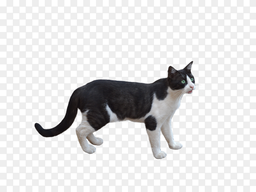
#> input picture 07-geometric-transformations/example.png, 256 x 192 px, shrunk from 600 x 450 before the run
$ python transformation.py
#> lines starting #> are read from the running program, lines starting #| are printed output that depends on the picture
import math
import numpy as np
import cv2 as cv

def get_matrix(operation, values:tuple):
    if operation == 'scale': return np.matrix(f"{values[0]} 0 0;0 {values[1]} 0;0 0 1")
    elif operation == 'shear': return np.matrix(f"1 {values[0]} 0;{values[1]} 1 0;0 0 1")
    elif operation == 'translation': return np.matrix(f"1 0 {values[0]};0 1 {values[1]};0 0 1")
    elif operation == 'rotate':
        radian = round(math.radians(values), 6)
        cos = round(math.cos(radian), 3)
        sin = round(math.sin(radian),3)
        return np.matrix(f"{cos} -{sin} 0;{sin} {cos} 0;0 0 1")
    elif operation == 'reflection':
        if values[0] == 'x': return np.matrix(f"1 0 0;0 -1 0;0 0 1")
        elif values[0] == 'y': return np.matrix(f"-1 0 0;0 1 0;0 0 1")
        elif values[0] == 'y=x': return np.matrix(f"0 1 0;1 0 0;0 0 1")
        elif values[0] == 'y=-x': return np.matrix(f"0 -1 0;-1 0 0;0 0 1")

def scale(scale_values, point):
    Sx, Sy = scale_values[0], scale_values[1]
    matrix = get_matrix('scale', (Sx,Sy))
    point = np.matrix(f"{point[0]}; {point[1]}; 1")
    new_points = np.dot(matrix, point)
    new_x, new_y = math.ceil(new_points[0].item()), math.ceil(new_points[1].item())
    return new_x, new_y

def rotate(degree, point):
    matrix = get_matrix('rotate', (degree))
    new_points = np.dot(matrix, point)
    new_x, new_y = math.ceil(new_points.item(0,0)), math.ceil(new_points.item(0,1))
    return new_x, new_y

def shear(shear_value, point):
    Kx, Ky = shear_value[0], shear_value[1]
    matrix = get_matrix('shear', (Kx, Ky))
    point = np.matrix(f"{point[0]}; {point[1]}; 1")
    new_points = np.dot(matrix, point)
    new_x, new_y = math.ceil(new_points[0].item()), math.ceil(new_points[1].item())
    return new_x, new_y

def reflection(axis, point):
    matrix = get_matrix('reflection', (axis))
    point = np.matrix(f"{point[0]}; {point[1]}; 1")
    new_points = np.dot(matrix, point)
    new_x, new_y = new_points[0].item(), new_points[1].item()
    return new_x, new_y

def translation(translate_values, point):
    Tx, Ty = translate_values[0], translate_values[1]
    matrix = get_matrix('translation', (Tx, Ty))
    point = np.matrix(f"{point[0]}; {point[1]}; 1")
    new_points = np.dot(matrix, point)
    new_x, new_y = new_points[0].item(), new_points[1].item()
    return new_x, new_y

def composed_matrix(operations, values, point):
    for i in range(len(operations)):
        op_matrix = get_matrix(operations[i], values[i])
        if i == 0: matrix_final = op_matrix
        else: matrix_final = np.dot(matrix_final, op_matrix)
    point = np.matrix(f"{point[0]}; {point[1]}; 1")
    new_points = np.dot(matrix_final, point)
    new_x, new_y = math.ceil(new_points[0].item()), math.ceil(new_points[1].item())
    return new_x, new_y

def convolute_image(img, function):
    out_img = np.zeros(img.shape)
    for i in range(img_width):
        for j in range(img_height):
            out_img[i][j] = function(img[i][j])
    return out_img

def change_image(img, function, *args):
    out_img = np.zeros(img.shape)
    for i in range(img_width):
        for j in range(img_height):
            new_x, new_y = function(*args, (i,j))
            if 0 < new_x < img_width and 0 < new_y < img_height:
                out_img[new_x][new_y] = img[i][j]
    return out_img


# Importando imagem
input_image = cv.imread('example.png', 0)
#> input_image: shape (192, 256); min 4, max 255, mean 223.6
img_width, img_height = input_image.shape[0], input_image.shape[1]
#> img_width = 192; img_height = 256

# Translação
translated_image = change_image(input_image, translation, (60,30))
#> after the loop in change_image, `for i in range(img_width):`:
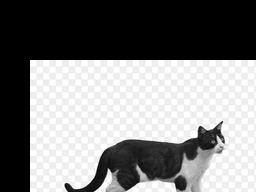
#> out_img: shape (192, 256) float64; min 0, max 255, mean 129
stacked_imgs = np.hstack((input_image, translated_image))
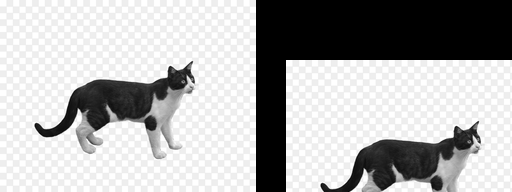
#> stacked_imgs: shape (192, 512) float64; min 0, max 255, mean 176.3
stacked_imgs = cv.imwrite('translated-result.png', stacked_imgs)

# Escala
scaled_image = change_image(input_image, scale, (0.5,0.5))
#> after the loop in change_image (call 2), `for i in range(img_width):`:
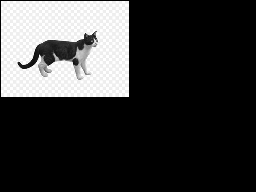
#> out_img: shape (192, 256) float64; min 0, max 255, mean 55.9
stacked_imgs = np.hstack((input_image, scaled_image))
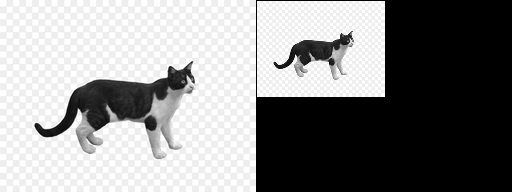
#> stacked_imgs: shape (192, 512) float64; min 0, max 255, mean 139.8
stacked_imgs = cv.imwrite('scaled-result.png', stacked_imgs)
#> after the loop in change_image, `for i in range(img_width):`: out_img: shape (192, 256) float64; every value is 0

# Rotação
#> (the run stopped early here; a loop or call above may not have finished)
